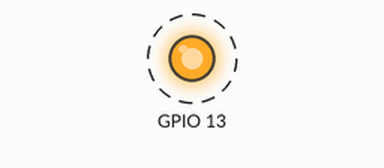
Simulated run of this sketch. Board: ESP32. Parts: output pins drawn as LEDs (lit = HIGH). Dashed ring = blinking. WiFi joins after 1.5 s; servers stay silent unless stated; a WiFi scan finds three made-up networks; uploads are accepted with an empty reply; what the sketch prints to the serial monitor is not drawn.

Above: at 1.05 s.
Timing chart, 0 to 4.0 s (numbered marks = the images above):
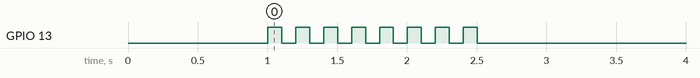

The sketch:

Final.ino
```cpp
#include <WiFi.h>
#include <HTTPClient.h>

const char *ssid = "RedRover";
const char *password = "";
const char* serverName = "http://10.49.20.67/data";
const char* ESP32_ID = "0003";

WiFiClient client;

void setup() {
  Serial.begin(115200);
  delay(1000);
  pinMode(13, OUTPUT);
  // Connect to WiFi
  Serial.println("Connecting to WiFi...");
  // WiFi.begin(ssid);
  // while (WiFi.status() != WL_CONNECTED) {
  //   delay(1000);
  //   Serial.println("Connecting...");
  // }
  // Serial.println("Connected to WiFi");
}

void loop() {
  // WiFi.begin(ssid, password);
  if (WiFi.status() != WL_CONNECTED)
    WiFi.begin(ssid);
  while (WiFi.status() != WL_CONNECTED) {
    digitalWrite(13, HIGH);  // turn the LED on (HIGH is the voltage level)
    delay(100);                      // wait for a second
    digitalWrite(13, LOW);   // turn the LED off by making the voltage LOW
    delay(100);
    // delay(100);
    Serial.println("Connecting...");
  }
  // Send POST request with sample data
  String data = WIFI_Scan();
  Serial.println(data);
  if (sendChunkedData(data)) {
    Serial.println("Data sent successfully");
    delay(500);
  } else {
    Serial.println("Failed to send data");
  }
  delay(10);
  // WiFi.disconnect();
  // http.end();
   // Send data every 5 seconds
}

// String WIFI_Scan() {
//   int numNetworks = WiFi.scanNetworks();
//   String data = "";
//   if (numNetworks == 0) {
//     data = "No networks found";
//   } else {
//     for (int i = 0; i < numNetworks; ++i) {
//       data += "SSID: " + WiFi.SSID(i) + ", RSSI: " + String(WiFi.RSSI(i)) + "\n";
//     }
//   }
//   return data;
// }

int dBmtoPercentage(int dBm)
{
    int quality;
    const int RSSI_MIN = -100; // Define minimum strength of signal in dBm
    const int RSSI_MAX = -50;  // Define maximum strength of signal in dBm

    if(dBm <= RSSI_MIN)
    {
        quality = 0;
    }
    else if(dBm >= RSSI_MAX)
    {
        quality = 100;
    }
    else
    {
        quality = 2 * (dBm + 100);
    }

    return quality;
}

String WIFI_Scan() {
    int numNetworks = WiFi.scanNetworks();
    String data=String(ESP32_ID)+"\n";
    if (numNetworks == 0) {
        data = "No networks found";
    } else {
        for (int i = 0; i < numNetworks; ++i) {
            String macAddress = WiFi.BSSIDstr(i); // Get MAC address instead of SSID
            int rssi = WiFi.RSSI(i); // Get RSSI value
            int quality = dBmtoPercentage(rssi); // Convert RSSI to percentage
            data += "MAC: " + macAddress + ", Signal Strength: " + String(quality) + "%\n";
        }
    }
    return data;
}


bool sendData(String data) {
  HTTPClient http;

  // Send HTTP POST request
  http.begin(client, serverName);
  http.addHeader("Content-Type", "text/plain");
  int httpResponseCode = http.POST(data);

  // Check response
  Serial.print("HTTP response code: ");
  Serial.println(httpResponseCode);

  if (httpResponseCode == HTTP_CODE_OK) {
    return true;
  } else {
    return false;
  }

  http.end();
}

bool sendChunkedData(String data) {
  HTTPClient http;
  http.begin(client, serverName);
  http.addHeader("Content-Type", "text/plain");
  int dataLength = data.length();
  int chunkSize = 1500; // Adjust the chunk size as needed
  for (int i = 0; i < dataLength; i += chunkSize) {
    int chunkEnd = min(i + chunkSize, dataLength);
    String chunk = data.substring(i, chunkEnd);
    int httpResponseCode = http.POST(chunk);
    if (httpResponseCode != HTTP_CODE_OK) {
      http.end();
      return false;
    }
  }
  http.end();
  return true;
}
```

Measured:
- by itself, GPIO 13: alternates HIGH for 0.10 s and LOW for 0.10 s, 16 changes in all, then stays LOW
